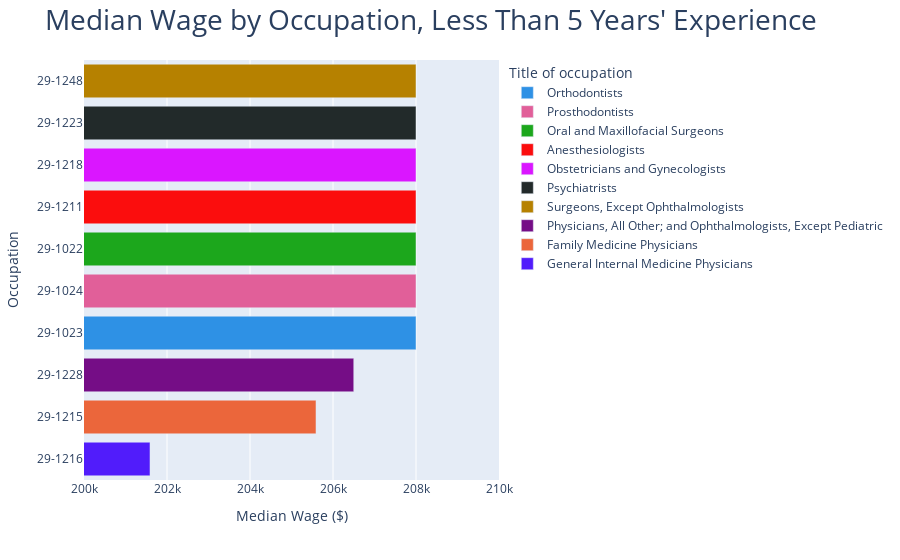

Notebook cell for this chart:
### Code cell
# What are the top 10 highest paying occupations that require less than 5 years of experience in a related occupation?

lessexp = master.groupby(['occ_title','occ_code','experience_required_in_a_related_occupation']).agg({'median_wage':np.mean}).reset_index()
lessexp_top10 = lessexp[lessexp.experience_required_in_a_related_occupation.isin(['None','Less than5 years'])].sort_values(by='median_wage', ascending=False)[:10]

fig2 = px.bar(lessexp_top10, y='occ_code',x='median_wage', color='occ_title', color_discrete_sequence=px.colors.qualitative.Dark24, labels={'occ_title': 'Title of occupation'}).update_yaxes(categoryorder='total ascending')
fig2.update_layout({'title':{'text':"Median Wage by Occupation, Less Than 5 Years' Experience", 'font':{'size':28}}, 
                    'xaxis':{'title':{'text':'Median Wage ($)'}, 'range':[200000, 210000]}, 
                    'yaxis':{'title':{'text':'Occupation'}}, 
                   })
iplot(fig2)

### Figure 1 — Plotly figure (JSON) as saved in the notebook; plotly's stock layout.template omitted (floating-point values rounded to 4 significant figures)
{"data": [{"alignmentgroup": "True", "hovertemplate": "Title of occupation=Orthodontists<br>median_wage=%{x}<br>occ_code=%{y}<extra></extra>", "legendgroup": "Orthodontists", "marker": {"color": "#2E91E5"}, "name": "Orthodontists", "offsetgroup": "Orthodontists", "orientation": "h", "showlegend": true, "textposition": "auto", "type": "bar", "x": [208000], "xaxis": "x", "y": ["29-1023"], "yaxis": "y"}, {"alignmentgroup": "True", "hovertemplate": "Title of occupation=Prosthodontists<br>median_wage=%{x}<br>occ_code=%{y}<extra></extra>", "legendgroup": "Prosthodontists", "marker": {"color": "#E15F99"}, "name": "Prosthodontists", "offsetgroup": "Prosthodontists", "orientation": "h", "showlegend": true, "textposition": "auto", "type": "bar", "x": [208000], "xaxis": "x", "y": ["29-1024"], "yaxis": "y"}, {"alignmentgroup": "True", "hovertemplate": "Title of occupation=Oral and Maxillofacial Surgeons<br>median_wage=%{x}<br>occ_code=%{y}<extra></extra>", "legendgroup": "Oral and Maxillofacial Surgeons", "marker": {"color": "#1CA71C"}, "name": "Oral and Maxillofacial Surgeons", "offsetgroup": "Oral and Maxillofacial Surgeons", "orientation": "h", "showlegend": true, "textposition": "auto", "type": "bar", "x": [208000], "xaxis": "x", "y": ["29-1022"], "yaxis": "y"}, {"alignmentgroup": "True", "hovertemplate": "Title of occupation=Anesthesiologists<br>median_wage=%{x}<br>occ_code=%{y}<extra></extra>", "legendgroup": "Anesthesiologists", "marker": {"color": "#FB0D0D"}, "name": "Anesthesiologists", "offsetgroup": "Anesthesiologists", "orientation": "h", "showlegend": true, "textposition": "auto", "type": "bar", "x": [208000], "xaxis": "x", "y": ["29-1211"], "yaxis": "y"}, {"alignmentgroup": "True", "hovertemplate": "Title of occupation=Obstetricians and Gynecologists<br>median_wage=%{x}<br>occ_code=%{y}<extra></extra>", "legendgroup": "Obstetricians and Gynecologists", "marker": {"color": "#DA16FF"}, "name": "Obstetricians and Gynecologists", "offsetgroup": "Obstetricians and Gynecologists", "orientation": "h", "showlegend": true, "textposition": "auto", "type": "bar", "x": [208000], "xaxis": "x", "y": ["29-1218"], "yaxis": "y"}, {"alignmentgroup": "True", "hovertemplate": "Title of occupation=Psychiatrists<br>median_wage=%{x}<br>occ_code=%{y}<extra></extra>", "legendgroup": "Psychiatrists", "marker": {"color": "#222A2A"}, "name": "Psychiatrists", "offsetgroup": "Psychiatrists", "orientation": "h", "showlegend": true, "textposition": "auto", "type": "bar", "x": [208000], "xaxis": "x", "y": ["29-1223"], "yaxis": "y"}, {"alignmentgroup": "True", "hovertemplate": "Title of occupation=Surgeons, Except Ophthalmologists<br>median_wage=%{x}<br>occ_code=%{y}<extra></extra>", "legendgroup": "Surgeons, Except Ophthalmologists", "marker": {"color": "#B68100"}, "name": "Surgeons, Except Ophthalmologists", "offsetgroup": "Surgeons, Except Ophthalmologists", "orientation": "h", "showlegend": true, "textposition": "auto", "type": "bar", "x": [208000], "xaxis": "x", "y": ["29-1248"], "yaxis": "y"}, {"alignmentgroup": "True", "hovertemplate": "Title of occupation=Physicians, All Other; and Ophthalmologists, Except Pediatric<br>median_wage=%{x}<br>occ_code=%{y}<extra></extra>", "legendgroup": "Physicians, All Other; and Ophthalmologists, Except Pediatric", "marker": {"color": "#750D86"}, "name": "Physicians, All Other; and Ophthalmologists, Except Pediatric", "offsetgroup": "Physicians, All Other; and Ophthalmologists, Except Pediatric", "orientation": "h", "showlegend": true, "textposition": "auto", "type": "bar", "x": [206500], "xaxis": "x", "y": ["29-1228"], "yaxis": "y"}, {"alignmentgroup": "True", "hovertemplate": "Title of occupation=Family Medicine Physicians<br>median_wage=%{x}<br>occ_code=%{y}<extra></extra>", "legendgroup": "Family Medicine Physicians", "marker": {"color": "#EB663B"}, "name": "Family Medicine Physicians", "offsetgroup": "Family Medicine Physicians", "orientation": "h", "showlegend": true, "textposition": "auto", "type": "bar", "x": [205590], "xaxis": "x", "y": ["29-1215"], "yaxis": "y"}, {"alignmentgroup": "True", "hovertemplate": "Title of occupation=General Internal Medicine Physicians<br>median_wage=%{x}<br>occ_code=%{y}<extra></extra>", "legendgroup": "General Internal Medicine Physicians", "marker": {"color": "#511CFB"}, "name": "General Internal Medicine Physicians", "offsetgroup": "General Internal Medicine Physicians", "orientation": "h", "showlegend": true, "textposition": "auto", "type": "bar", "x": [201590], "xaxis": "x", "y": ["29-1216"], "yaxis": "y"}], "layout": {"barmode": "relative", "legend": {"title": {"text": "Title of occupation"}, "tracegroupgap": 0}, "margin": {"t": 60}, "title": {"font": {"size": 28}, "text": "Median Wage by Occupation, Less Than 5 Years' Experience"}, "xaxis": {"anchor": "y", "domain": [0, 1], "range": [200000, 210000], "title": {"text": "Median Wage ($)"}}, "yaxis": {"anchor": "x", "categoryorder": "total ascending", "domain": [0, 1], "title": {"text": "Occupation"}}}}
